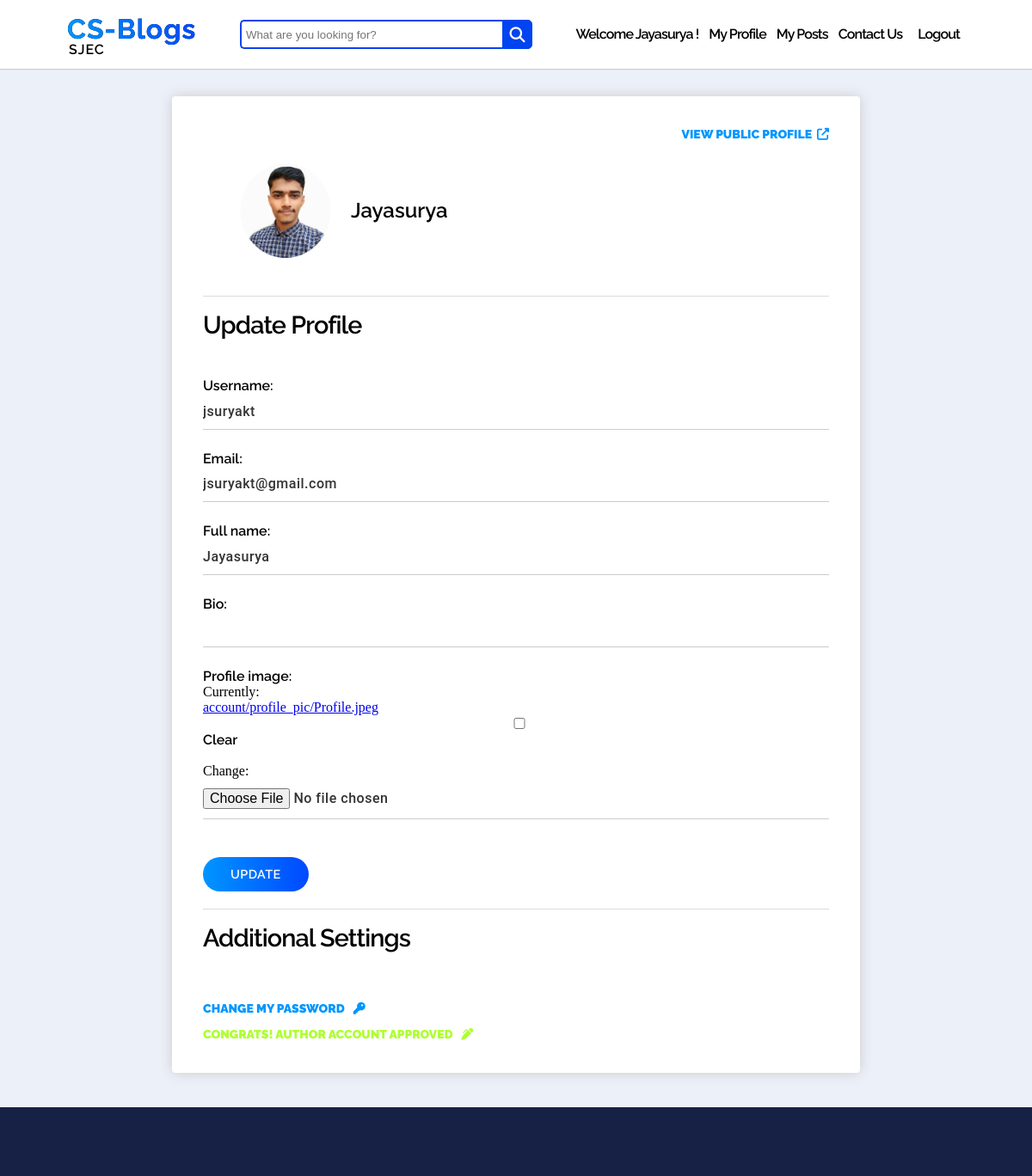
The page /accounts/u/jsuryakt/update (signed in) on the database its author committed.
### account/models.py (models this page shows, shortened)
class MyUser(AbstractUser):
    email = models.EmailField(unique=True)
    slug = models.CharField(max_length=60, unique=True, blank=True)
    bio = models.CharField(max_length=500, blank=True)
    profile_image = models.ImageField(upload_to="account/profile_pic", default="profile-default.jpg", blank=True)
    is_author = models.BooleanField(default=True)
    full_name = models.CharField(max_length=100, default="fullnaam")
    first_name = None
    last_name = None
    REQUIRED_FIELDS = ['email', 'full_name']

### account/views.py (the view)
# urls.py: path('u/<slug:slug>/update', ProfileUpdateView.as_view(), name="profile-update"),
class ProfileUpdateView(LoginRequiredMixin, UserPassesTestMixin, UpdateView):
    login_url = "/accounts/login"
    model = MyUser
    form_class = ProfileUpdateForm
    template_name = "account/profile_update.html"
    def test_func(self, *args, **kwargs):
        current_user = self.request.user
        profile_obj = MyUser.objects.get(slug=self.kwargs.get('slug'))
        if current_user == profile_obj:
            return True
        else:
            return False

### account/forms.py
class ProfileUpdateForm(ModelForm):
    class Meta:
        model = MyUser
        fields = ['username', 'email', 'full_name', 'bio', 'profile_image']

### account/templates/account/profile_update.html (shortened to what this page needs)
{% extends "blog/base.html" %}
{% load static %}
{% block extra_head %}
    <link href="{% static 'account/css/profile.css' %}" rel="stylesheet" type="text/css">
{% endblock %}
{% block content %}
<br>
<br>
<br>
<br>
    <div id="outer-wrapper">
        <div id="inner-wrapper">
            <div>
                <div id="viewpublicprofile">
                    <a href="{% url 'profile-view' myuser.slug %}" id="external-links">VIEW PUBLIC PROFILE</a>
                    <i class="fas fa-external-link-alt"></i>
                </div>
                <div id="basicinfosection">
                    <img src="{{ myuser.profile_image.url }}" alt="Profile Picture" id="profile-picture">
                    <h1 id="fullname">{{ myuser.full_name }}</h1>
                </div>
            </div>
            <div class="section-container">
                <h3>Update Profile</h3>
                <form method="POST" enctype="multipart/form-data">
                    {% for field in form %}
                        <div class="field-container">
                            {{ field.label_tag }}
                            {{ field }}
                        </div>
                    {% endfor %}
                    <div id="button-container">
                        <input type="submit" value="UPDATE" id="submit-btn">
                    </div>
                </form>
            </div>
            <div class="section-container" id="additionalsettingssection">
                <h3>Additional Settings</h3>
                <div class="additionalsettingsitem">
                    <a href="{% url 'password-change' %}" id="external-links">CHANGE MY PASSWORD</a>
                    <i class="fas fa-key"></i>
                </div>
                <div class="additionalsettingsitem">
                    {% if request.user.is_author == False %}
                    <a href="{% url 'author-request' %}" id="external-links">REQUEST AUTHOR ACCOUNT</a>
                    <i class="fas fa-pen-alt"></i>
                    {% else %}
                    <a id="external-links" style="color: greenyellow;">CONGRATS! AUTHOR ACCOUNT APPROVED</a>
                    <i class="fas fa-pen-alt congrats-msg"></i>
                    {% endif %}
                </div>
            </div>
        </div>
    </div>
{% endblock %}

### blog/templates/blog/base.html (shortened to what this page needs)
{% load static %}
<!DOCTYPE html>
<html>
  <head>
    <link
      href="{% static 'blog/css/base.css' %}"
      rel="stylesheet"
      type="text/css"
    />
    {% block extra_head %} {% endblock %}
  </head>
  <body>
    <div id="top-bar">
      <div class="logo-bar">
        <div class="logo">
          <a href="{% url 'index' %}" style="height: 40px">CS-Blogs</a>
        </div>
        <p style="margin-left: 2px">SJEC</p>
      </div>
      <form method="GET" action="{% url 'search' %}">
        <div class="search">
          <input
            type="text"
            name="query"
            class="searchTerm"
            placeholder="What are you looking for?"
          />
          <button type="submit" class="searchButton">
            <i class="fa fa-search"></i>
          </button>
        </div>
      </form>
      <div id="menu-items-container">
        {% if request.user.is_authenticated %}
        <p class="menu-item">Welcome {{ request.user.full_name }} !</p>
        <a href="{% url 'profile-update' request.user.slug %}" class="menu-item"
          >My Profile</a
        >
        {% if request.user.is_author == True %}
        <a href="{% url 'my-posts' %}" class="menu-item">My Posts</a>
        {% endif %}
        <a href="{% url 'contact-us' %}" class="menu-item">Contact Us</a>
        <form method="POST" action="{% url 'logout' %}">
          <button class="menu-item" id="logout">Logout</button>
        </form>
        {% else %}
        <a href="{% url 'contact-us' %}" class="menu-item">Contact Us</a>
        <a href="{% url 'login' %}" class="menu-item">Login</a>
        <a href="{% url 'signup' %}"><button id="signup-btn">Signup</button></a>
        {% endif %}
      </div>
    </div>
    {% block content %} {% endblock %}
    <div id="bottom-bar"></div>
  </body>
</html>

### blog/static/blog/css/base.css (style rules this page uses)
body { background-color: #ECF0F9; margin: 0; }
#top-bar { background-color: white; position: fixed; top: 0; left: 0; align-items: center; box-sizing: border-box; box-shadow: 0 1px 1px #ccc; width: 100%; height: 80px; z-index: 90; padding: 1em 4.875em; display: flex; justify-content: space-between; }
.logo-bar { cursor: pointer; }
.logo { background-image: linear-gradient(269deg,#0048ff,#0096ff), linear-gradient(#000,#000); -webkit-background-clip: text; -webkit-text-fill-color: transparent; display: block; font-family: "Raleway"; font-size: 32px; font-weight: 700; height: 37px; letter-spacing: 1px; color: rgb(0, 132, 255); }
.logo-bar a { text-decoration: none; }
.logo-bar p { font-family: Raleway,sans-serif; font-size: 1em; font-weight: 600; font-stretch: normal; line-height: .8; letter-spacing: .9px; margin: 0; }
.search { width: 340px; position: relative; display: flex; align-items: center; }
.searchTerm { width: 100%; border: 2px solid #0044F0; border-right: none; padding: 5px; height: 20px; border-radius: 5px 0 0 5px; outline: none; color: #9DBFAF; }
.searchButton { width: 38px; height: 34px; border: 1px solid #0044F0; background: #0044F0; text-align: center; color: #fff; border-radius: 0 5px 5px 0; cursor: pointer; font-size: 20px; }
.fa-search { color: white; font-size: 18px; }
#menu-items-container { display: flex; justify-content: flex-end; align-items: center; }
#menu-items-container a { text-decoration: none; color: #000; }
.menu-item { font-family: "Raleway"; font-size: 16px; font-weight: 600; letter-spacing: -0.9px; line-height: 69.84px; margin: 0px; margin-right: 12px; }
#bottom-bar { background-color: #172146; width: 100%; height: 80px; }

### blog/templates/blog/base.html (style rules this page uses)
#logout { margin-right: 0px; border: none; background: none; cursor: pointer; outline: inherit; }

### rows shown on the page
MyUser: user.full_name "Jayasurya", profile_image (placeholder picture), full_name "Jayasurya", form "jsuryakt" "jsuryakt@gmail.com" "Jayasurya"

### other values the page prints
{{ field.label_tag }} "Username:" "Email:" "Full name:" "Bio:" "Profile image:"
